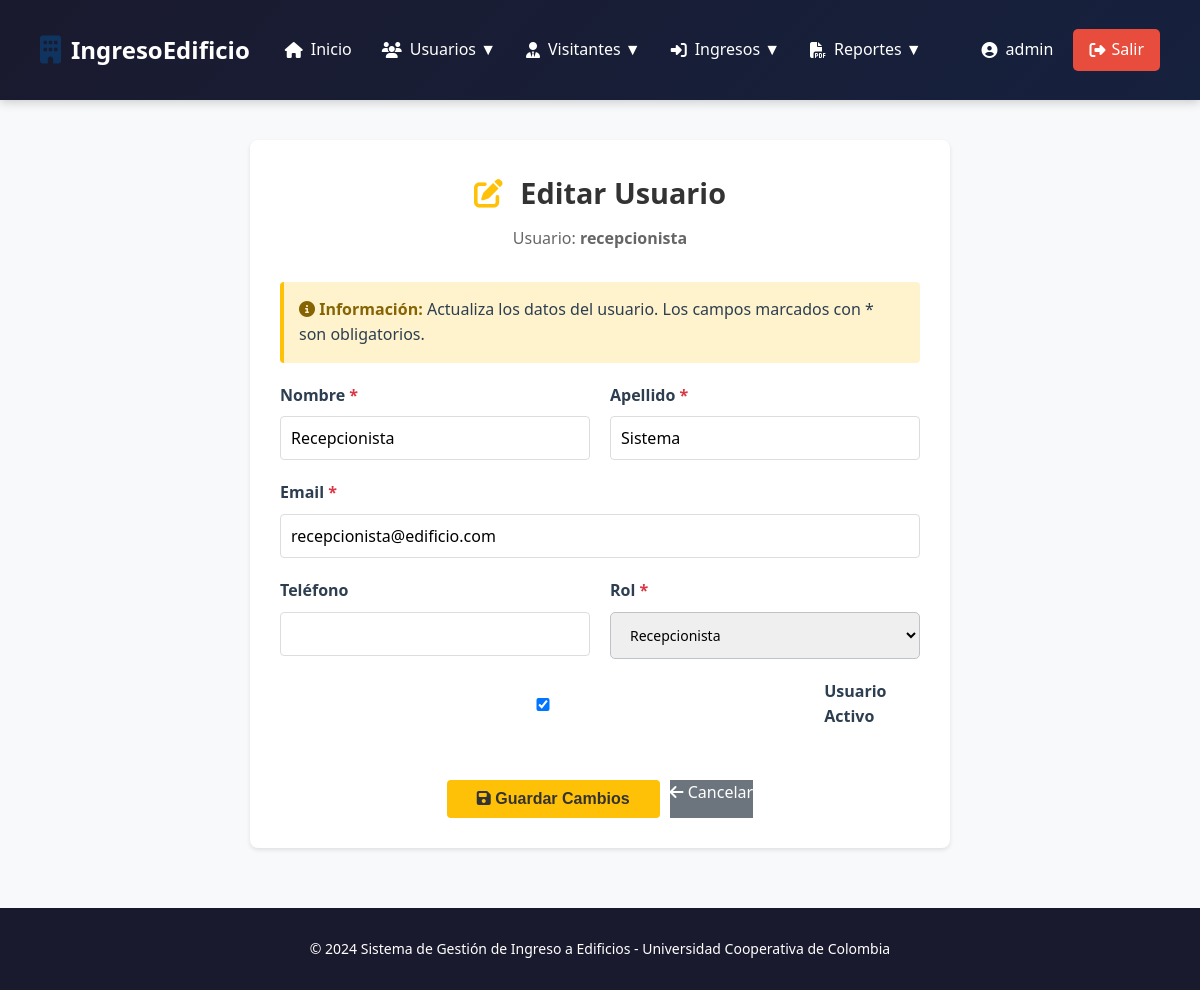
Screenshot of /usuarios/2/editar/ (signed in) with the database file from the repository.
### ingreso_edificio/models.py (models this page shows, shortened)
class Usuario(AbstractUser):
    ROLES = [
        ('administrador', 'Administrador'),
        ('recepcionista', 'Recepcionista'),
        ('visitante', 'Visitante'),
    ]
    rol = models.CharField(max_length=20, choices=ROLES, default='visitante')
    telefono = models.CharField(max_length=20, blank=True)
    direccion = models.CharField(max_length=255, blank=True)
    documento = models.CharField(max_length=20, unique=True, null=True, blank=True)
    fecha_creacion = models.DateTimeField(auto_now_add=True)
    fecha_actualizacion = models.DateTimeField(auto_now=True)
    class Meta:
        verbose_name = 'Usuario'
        verbose_name_plural = 'Usuarios'
        ordering = ['-fecha_creacion']

### ingreso_edificio/views.py (the view)
# urls.py: path('usuarios/<int:usuario_id>/editar/', views.editar_usuario, name='editar_usuario'),
@login_required(login_url='login')
@user_passes_test(es_administrador)
def editar_usuario(request, usuario_id):
    usuario = get_object_or_404(Usuario, id=usuario_id)
    if request.method == 'POST':
        form = EditarUsuarioForm(request.POST, instance=usuario)
        if form.is_valid():
            form.save()
            AuditoriaAccion.objects.create(
                usuario=request.user,
                accion='UPDATE',
                modelo='Usuario',
                id_objeto=usuario.id,
                descripcion=f"Editar usuario {usuario.username}"
            )
            messages.success(request, "Usuario actualizado exitosamente")
            return redirect('listar_usuarios')
    else:
        form = EditarUsuarioForm(instance=usuario)
    return render(request, 'usuarios/editar_usuario.html', {'form': form, 'usuario': usuario})

### ingreso_edificio/views.py
class EditarUsuarioForm(forms.ModelForm):
    class Meta:
        model = Usuario
        fields = ['first_name', 'last_name', 'email', 'rol', 'telefono', 'is_active']

### ingreso_edificio/views.py (called while the page is built)
def es_administrador(user):
    return user.is_authenticated and user.rol == 'administrador'

### templates/usuarios/editar_usuario.html (shortened to what this page needs)
{% extends 'base.html' %}
{% load static %}
{% block content %}
<div class="container-form">
    <h1 class="form-title">
        <i class="fas fa-edit"></i>
        Editar Usuario
    </h1>
    <p class="form-subtitle">Usuario: <strong>{{ usuario.username }}</strong></p>
    <div class="info-box">
        <strong><i class="fas fa-info-circle"></i> Información:</strong> Actualiza los datos del usuario. Los campos marcados con * son obligatorios.
    </div>
    <form method="POST" novalidate>
        <div class="form-row">
            <div class="form-group">
                <label for="{{ form.first_name.id_for_label }}" class="required">Nombre</label>
                {{ form.first_name }}
            </div>
            <div class="form-group">
                <label for="{{ form.last_name.id_for_label }}" class="required">Apellido</label>
                {{ form.last_name }}
            </div>
        </div>
        <div class="form-row full">
            <div class="form-group">
                <label for="{{ form.email.id_for_label }}" class="required">Email</label>
                {{ form.email }}
            </div>
        </div>
        <div class="form-row">
            <div class="form-group">
                <label for="{{ form.telefono.id_for_label }}">Teléfono</label>
                {{ form.telefono }}
            </div>
            <div class="form-group">
                <label for="{{ form.rol.id_for_label }}" class="required">Rol</label>
                {{ form.rol }}
            </div>
        </div>
        <div class="form-row full">
            <div class="form-group">
                <div class="checkbox-group">
                    {{ form.is_active }}
                    <label for="{{ form.is_active.id_for_label }}" style="margin-bottom: 0;">Usuario Activo</label>
                </div>
            </div>
        </div>
        <div class="form-actions">
            <button type="submit" class="btn-primary">
                <i class="fas fa-save"></i> Guardar Cambios
            </button>
            <a href="{% url 'listar_usuarios' %}" class="btn-secondary" style="text-decoration: none; display: inline-block;">
                <i class="fas fa-arrow-left"></i> Cancelar
            </a>
        </div>
    </form>
</div>
{% endblock %}

### templates/base.html (shortened to what this page needs)
{% load static %}
<!DOCTYPE html>
<html lang="es">
<head>
    <link rel="stylesheet" href="https://cdnjs.cloudflare.com/ajax/libs/font-awesome/6.4.0/css/all.min.css">
    <link rel="stylesheet" href="{% static 'css/styles.css' %}">
</head>
<body>
    {% if user.is_authenticated %}
    <nav class="navbar">
        <div class="navbar-container">
            <div class="navbar-brand">
                <i class="fas fa-building"></i>
                <span>IngresoEdificio</span>
            </div>
            <ul class="navbar-menu">
                <li><a href="{% url 'dashboard' %}" class="nav-link"><i class="fas fa-home"></i> Inicio</a></li>
                {% if user.rol == 'administrador' %}
                <li class="dropdown">
                    <span class="nav-link"><i class="fas fa-users"></i> Usuarios ▼</span>
                </li>
                {% endif %}
                {% if user.rol == 'administrador' or user.rol == 'recepcionista' %}
                <li class="dropdown">
                    <span class="nav-link"><i class="fas fa-user-tie"></i> Visitantes ▼</span>
                </li>
                <li class="dropdown">
                    <span class="nav-link"><i class="fas fa-sign-in-alt"></i> Ingresos ▼</span>
                </li>
                <li class="dropdown">
                    <span class="nav-link"><i class="fas fa-file-pdf"></i> Reportes ▼</span>
                </li>
                {% endif %}
            </ul>
            <div class="navbar-right">
                <span class="user-info">
                    <i class="fas fa-user-circle"></i>
                    {{ user.get_full_name|default:user.username }}
                </span>
                <a href="{% url 'logout' %}" class="logout-btn"><i class="fas fa-sign-out-alt"></i> Salir</a>
            </div>
        </div>
    </nav>
    {% endif %}
    <main class="container">
        {% block content %}{% endblock %}
    </main>
    <footer class="footer">
        <p>&copy; 2024 Sistema de Gestión de Ingreso a Edificios - Universidad Cooperativa de Colombia</p>
    </footer>
</body>
</html>

### static/css/styles.css (style rules this page uses)
* { margin: 0; padding: 0; box-sizing: border-box; }
:root { --primary: #1a1a2e; --secondary: #16213e; --accent: #0f3460; --success: #27ae60; --danger: #e74c3c; --warning: #f39c12; --info: #3498db; --light: #ecf0f1; --dark: #2c3e50; --text: #2c3e50; --border: #bdc3c7; }
body { font-family: 'Segoe UI', Tahoma, Geneva, Verdana, sans-serif; color: var(--text); background-color: #f8f9fa; line-height: 1.6; }
.navbar { background: linear-gradient(135deg, var(--primary) 0%, var(--secondary) 100%); color: white; padding: 0; position: sticky; top: 0; z-index: 1000; box-shadow: 0 2px 10px rgba(0, 0, 0, 0.2); }
.navbar-container { max-width: 1400px; margin: 0 auto; padding: 0 20px; display: flex; align-items: center; justify-content: space-between; height: 70px; }
.navbar-brand { display: flex; align-items: center; gap: 10px; font-size: 24px; font-weight: bold; color: white; }
.navbar-brand i { color: #0f3460; font-size: 28px; }
.navbar-menu { display: flex; list-style: none; gap: 30px; flex: 1; margin-left: 50px; }
.nav-link { color: white; text-decoration: none; display: flex; align-items: center; gap: 8px; padding: 8px 12px; border-radius: 5px; transition: all 0.3s ease; font-weight: 500; }
.dropdown { position: relative; }
.navbar-right { display: flex; align-items: center; gap: 20px; }
.user-info { display: flex; align-items: center; gap: 8px; color: white; }
.logout-btn { padding: 8px 16px; background-color: var(--danger); color: white; border: none; border-radius: 5px; cursor: pointer; text-decoration: none; display: flex; align-items: center; gap: 6px; transition: all 0.3s ease; font-weight: 500; }
.container { max-width: 1400px; margin: 40px auto; padding: 0 20px; min-height: calc(100vh - 200px); }
.form-title { font-size: 28px; margin-bottom: 30px; color: var(--primary); text-align: center; }
.form-group { margin-bottom: 25px; }
.form-group label { display: block; margin-bottom: 8px; font-weight: 600; color: var(--text); }
.form-group input, .form-group textarea, .form-group select { width: 100%; padding: 12px 15px; border: 1px solid var(--border); border-radius: 5px; font-family: inherit; font-size: 14px; transition: all 0.3s ease; }
.btn-primary { background-color: var(--accent); color: white; }
.btn-secondary { background-color: #95a5a6; color: white; }
.footer { background-color: var(--primary); color: white; text-align: center; padding: 30px; margin-top: 60px; font-size: 14px; }

### templates/base.html (style rules this page uses)
.navbar { background: linear-gradient(135deg, #1a1a2e 0%, #16213e 100%); color: white; padding: 15px 20px; position: sticky; top: 0; z-index: 1000; box-shadow: 0 2px 10px rgba(0, 0, 0, 0.2); }
.navbar-container { max-width: 1400px; margin: 0 auto; display: flex; align-items: center; justify-content: space-between; flex-wrap: wrap; gap: 20px; }
.navbar-brand { display: flex; align-items: center; gap: 10px; font-size: 24px; font-weight: bold; color: white; }
.navbar-brand i { color: #0f3460; font-size: 28px; }
.navbar-menu { display: flex; list-style: none; gap: 0; margin: 0; padding: 0; flex-wrap: wrap; }
.navbar-menu li { position: relative; }
.nav-link { color: white; text-decoration: none; display: flex; align-items: center; gap: 8px; padding: 10px 15px; border-radius: 5px; transition: all 0.3s ease; font-weight: 500; white-space: nowrap; cursor: pointer; user-select: none; }
.dropdown { position: relative; }
.navbar-right { display: flex; align-items: center; gap: 20px; }
.user-info { display: flex; align-items: center; gap: 8px; color: white; }
.logout-btn { padding: 8px 16px; background-color: #e74c3c; color: white; border: none; border-radius: 5px; cursor: pointer; text-decoration: none; display: inline-flex; align-items: center; gap: 6px; transition: all 0.3s ease; font-weight: 500; }

### rows the page displays
Usuario: get_full_name "admin"
Usuario: username "recepcionista", first_name "Recepcionista", last_name "Sistema", email "recepcionista@edificio.com", rol "Recepcionista", is_active "☑"
